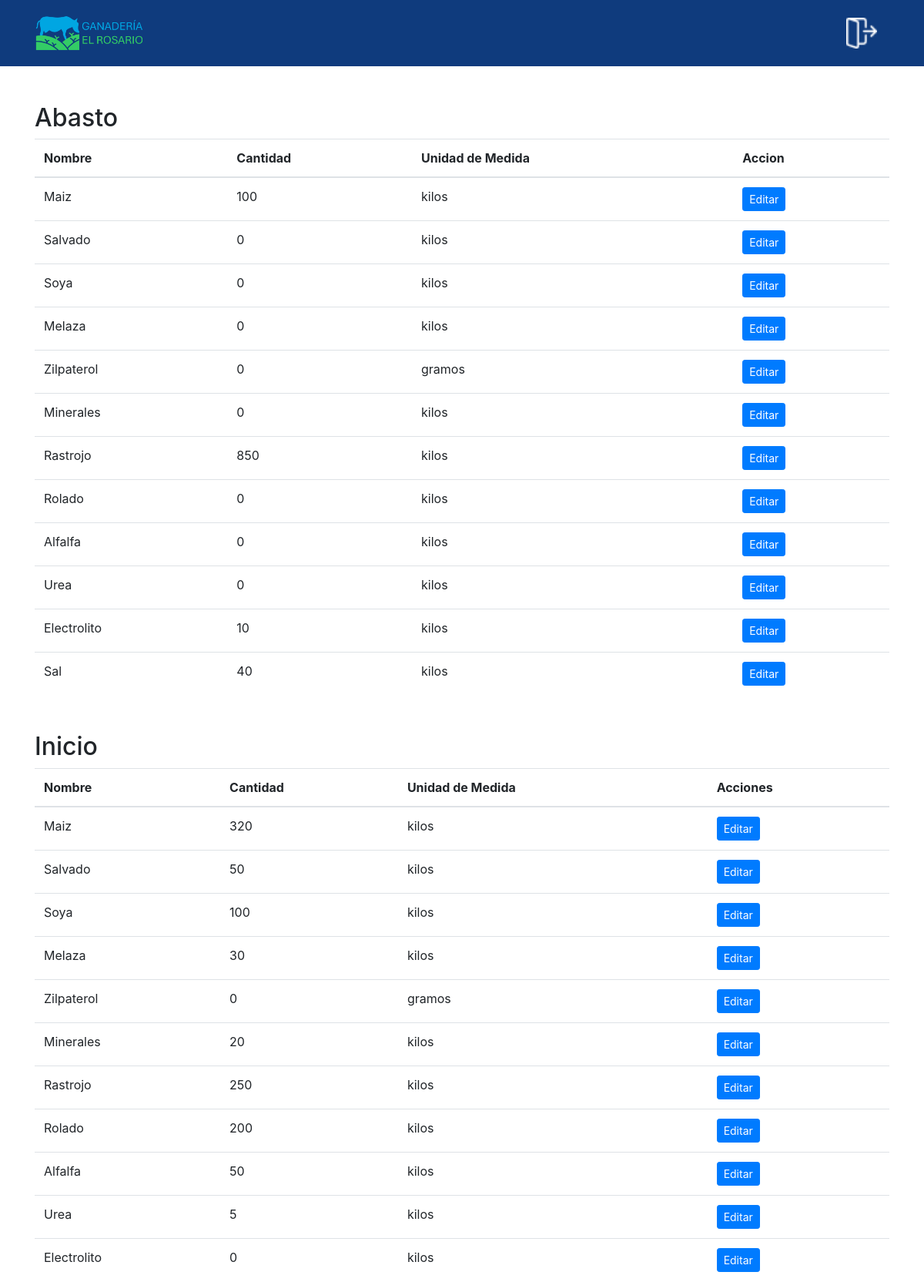
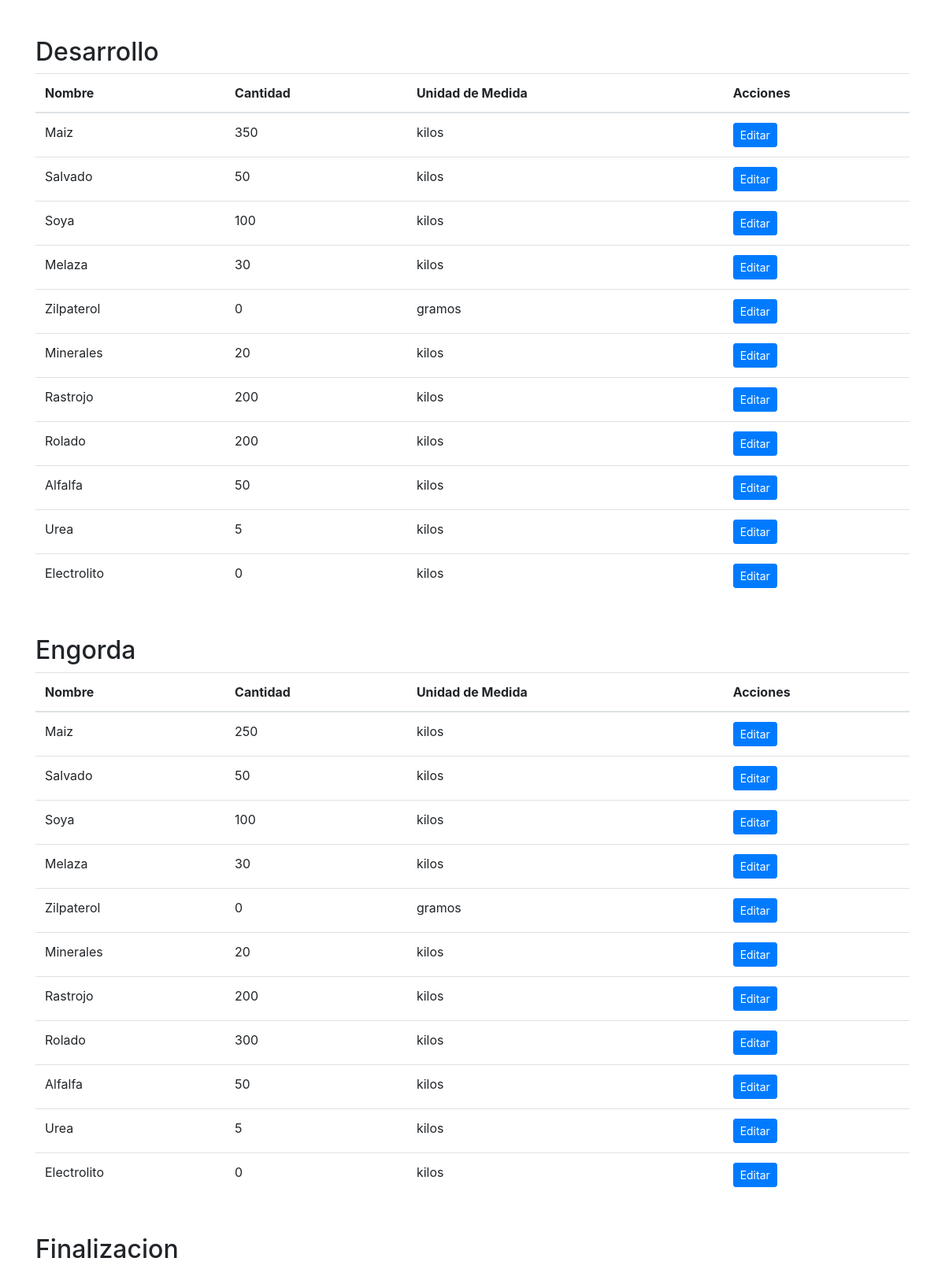
The page /dietas.php (upper part) on the database its author committed (2 pictures, top to bottom).
### tables this page shows
CREATE TABLE `Dieta_A` (
  `id_alimento` int NOT NULL,
  `nombre` varchar(100) NOT NULL,
  `cantidad` int NOT NULL,
  `UnidadMedida` enum('kilos','toneladas','gramos') NOT NULL DEFAULT 'kilos'
);

CREATE TABLE `Dieta_I` (
  `id_alimento` int NOT NULL,
  `nombre` varchar(100) NOT NULL,
  `cantidad` int NOT NULL,
  `UnidadMedida` enum('kilos','toneladas','gramos') NOT NULL DEFAULT 'kilos'
);

CREATE TABLE `Dieta_D` (
  `id_alimento` int NOT NULL,
  `nombre` varchar(100) NOT NULL,
  `cantidad` int NOT NULL,
  `UnidadMedida` enum('kilos','toneladas','gramos') NOT NULL DEFAULT 'kilos'
);

CREATE TABLE `Dieta_E` (
  `id_alimento` int NOT NULL,
  `nombre` varchar(100) NOT NULL,
  `cantidad` int NOT NULL,
  `UnidadMedida` enum('kilos','toneladas','gramos') NOT NULL DEFAULT 'kilos'
);

### www/dietas.php (the view, shortened to what this page needs)
<!DOCTYPE html>
<html lang="es">
<head>
  <link rel="stylesheet" href="https://maxcdn.bootstrapcdn.com/bootstrap/4.0.0/css/bootstrap.min.css">
</head>
<body>
<?php
include("includes/header.php");
?>
<div class="container mt-5">
<h2>
  Abasto
</h2>
  <table class="table">
    <thead>
      <tr>
        <th>Nombre</th>
        <th>Cantidad</th>
        <th>Unidad de Medida</th>
        <th>Accion</th>
      </tr>
    </thead>
    <tbody>
      <?php
        $servername = "db";
        $username = "root";
        $password = "clave";
        $dbname = "Ganaderia";
        $conn = new mysqli($servername, $username, $password, $dbname);
        $sql = "SELECT * FROM Dieta_A";
        $result = $conn->query($sql);
        while ($row = $result->fetch_assoc()) {
          echo "<tr>";
          echo "<td>" . $row['nombre'] . "</td>";
          echo "<td>" . $row['cantidad'] . "</td>";
          echo "<td>" . $row['UnidadMedida'] . "</td>";
          echo "<td>";
          echo "<a href='editar_dieta_A.php?id_alimento=" . $row['id_alimento'] . "' class='btn btn-primary btn-sm'>Editar</a>";
          echo "</td>";
          echo "</tr>";
        }
      ?>
    </tbody>
  </table>
</div>
<div class="container mt-5">
  <h2>Inicio</h2>
  <table class="table">
    <thead>
      <tr>
        <th>Nombre</th>
        <th>Cantidad</th>
        <th>Unidad de Medida</th>
        <th>Acciones</th>
      </tr>
    </thead>
    <tbody>
      <?php
        $servername = "db";
        $username = "root";
        $password = "clave";
        $dbname = "Ganaderia";
        $conn = new mysqli($servername, $username, $password, $dbname);
        $sql = "SELECT * FROM Dieta_I";
        $result = $conn->query($sql);
        while ($row = $result->fetch_assoc()) {
          echo "<tr>";
          echo "<td>" . $row['nombre'] . "</td>";
          echo "<td>" . $row['cantidad'] . "</td>";
          echo "<td>" . $row['UnidadMedida'] . "</td>";
          echo "<td>";
          echo "<a href='editar_dieta_I.php?id_alimento=" . $row['id_alimento'] . "' class='btn btn-primary btn-sm'>Editar</a>";
          echo "</td>";
          echo "</tr>";
        }
      ?>
    </tbody>
  </table>
</div>
<div class="container mt-5">
  <h2>Desarrollo</h2>
  <table class="table">
    <thead>
      <tr>
        <th>Nombre</th>
        <th>Cantidad</th>
        <th>Unidad de Medida</th>
        <th>Acciones</th>
      </tr>
    </thead>
    <tbody>
      <?php
        $servername = "db";
        $username = "root";
        $password = "clave";
        $dbname = "Ganaderia";
        $conn = new mysqli($servername, $username, $password, $dbname);
        $sql = "SELECT * FROM Dieta_D";
        $result = $conn->query($sql);
        while ($row = $result->fetch_assoc()) {
          echo "<tr>";
          echo "<td>" . $row['nombre'] . "</td>";
          echo "<td>" . $row['cantidad'] . "</td>";
          echo "<td>" . $row['UnidadMedida'] . "</td>";
          echo "<td>";
          echo "<a href='editar_dieta_D.php?id_alimento=" . $row['id_alimento'] . "' class='btn btn-primary btn-sm'>Editar</a>";
          echo "</td>";
          echo "</tr>";
        }
      ?>
    </tbody>
  </table>
</div>
<div class="container mt-5">
  <h2>Engorda</h2>
  <table class="table">
    <thead>
      <tr>
        <th>Nombre</th>
        <th>Cantidad</th>
        <th>Unidad de Medida</th>
        <th>Acciones</th>
      </tr>
    </thead>
    <tbody>
      <?php
        $servername = "db";
        $username = "root";
        $password = "clave";
        $dbname = "Ganaderia";
        $conn = new mysqli($servername, $username, $password, $dbname);
        $sql = "SELECT * FROM Dieta_E";
        $result = $conn->query($sql);
        while ($row = $result->fetch_assoc()) {
          echo "<tr>";
          echo "<td>" . $row['nombre'] . "</td>";
          echo "<td>" . $row['cantidad'] . "</td>";
          echo "<td>" . $row['UnidadMedida'] . "</td>";
          echo "<td>";
          echo "<a href='editar_dieta_E.php?id_alimento=" . $row['id_alimento'] . "' class='btn btn-primary btn-sm'>Editar</a>";
          echo "</td>";
          echo "</tr>";
        }
      ?>
    </tbody>
  </table>
</div>
<div class="container mt-5">
  <h2>Finalizacion</h2>
</div>
</body>
</html>

### rows shown on the page
dieta_a: nombre "Maiz", cantidad "100", UnidadMedida "kilos"
dieta_a: nombre "Salvado", cantidad "0", UnidadMedida "kilos"
dieta_a: nombre "Soya", cantidad "0", UnidadMedida "kilos"
dieta_a: nombre "Melaza", cantidad "0", UnidadMedida "kilos"
dieta_a: nombre "Zilpaterol", cantidad "0", UnidadMedida "gramos"
dieta_a: nombre "Minerales", cantidad "0", UnidadMedida "kilos"
dieta_a: nombre "Rastrojo", cantidad "850", UnidadMedida "kilos"
dieta_a: nombre "Rolado", cantidad "0", UnidadMedida "kilos"
dieta_a: nombre "Alfalfa", cantidad "0", UnidadMedida "kilos"
dieta_a: nombre "Urea", cantidad "0", UnidadMedida "kilos"
dieta_a: nombre "Electrolito", cantidad "10", UnidadMedida "kilos"
dieta_a: nombre "Sal", cantidad "40", UnidadMedida "kilos"
dieta_i: nombre "Maiz", cantidad "320", UnidadMedida "kilos"
dieta_i: nombre "Salvado", cantidad "50", UnidadMedida "kilos"
dieta_i: nombre "Soya", cantidad "100", UnidadMedida "kilos"
dieta_i: nombre "Melaza", cantidad "30", UnidadMedida "kilos"
dieta_i: nombre "Zilpaterol", cantidad "0", UnidadMedida "gramos"
dieta_i: nombre "Minerales", cantidad "20", UnidadMedida "kilos"
dieta_i: nombre "Rastrojo", cantidad "250", UnidadMedida "kilos"
dieta_i: nombre "Rolado", cantidad "200", UnidadMedida "kilos"
dieta_i: nombre "Alfalfa", cantidad "50", UnidadMedida "kilos"
dieta_i: nombre "Urea", cantidad "5", UnidadMedida "kilos"
dieta_i: nombre "Electrolito", cantidad "0", UnidadMedida "kilos"
dieta_d: nombre "Maiz", cantidad "350", UnidadMedida "kilos"
dieta_d: nombre "Salvado", cantidad "50", UnidadMedida "kilos"
dieta_d: nombre "Soya", cantidad "100", UnidadMedida "kilos"
dieta_d: nombre "Melaza", cantidad "30", UnidadMedida "kilos"
dieta_d: nombre "Zilpaterol", cantidad "0", UnidadMedida "gramos"
dieta_d: nombre "Minerales", cantidad "20", UnidadMedida "kilos"
dieta_d: nombre "Rastrojo", cantidad "200", UnidadMedida "kilos"
dieta_d: nombre "Rolado", cantidad "200", UnidadMedida "kilos"
dieta_d: nombre "Alfalfa", cantidad "50", UnidadMedida "kilos"
dieta_d: nombre "Urea", cantidad "5", UnidadMedida "kilos"
dieta_d: nombre "Electrolito", cantidad "0", UnidadMedida "kilos"
dieta_e: nombre "Maiz", cantidad "250", UnidadMedida "kilos"
dieta_e: nombre "Salvado", cantidad "50", UnidadMedida "kilos"
dieta_e: nombre "Soya", cantidad "100", UnidadMedida "kilos"
dieta_e: nombre "Melaza", cantidad "30", UnidadMedida "kilos"
dieta_e: nombre "Zilpaterol", cantidad "0", UnidadMedida "gramos"
dieta_e: nombre "Minerales", cantidad "20", UnidadMedida "kilos"
dieta_e: nombre "Rastrojo", cantidad "200", UnidadMedida "kilos"
dieta_e: nombre "Rolado", cantidad "300", UnidadMedida "kilos"
dieta_e: nombre "Alfalfa", cantidad "50", UnidadMedida "kilos"
dieta_e: nombre "Urea", cantidad "5", UnidadMedida "kilos"
dieta_e: nombre "Electrolito", cantidad "0", UnidadMedida "kilos"
